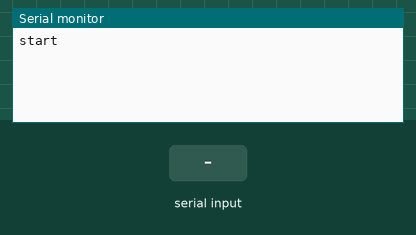
This sketch was run on a simulated Arduino Uno, built with avr-gcc and run on an emulated ATmega328P. Parts: the last lines printed to the serial monitor. Inputs (shaded band) come from the test bench.

Above: at 1.2 s.
1.3 s: "1\n" received over Serial
At 2.5 s:
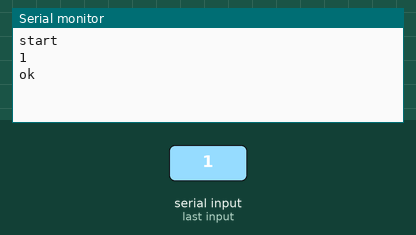
2.8 s: "0\n" received over Serial
At 3.9 s:
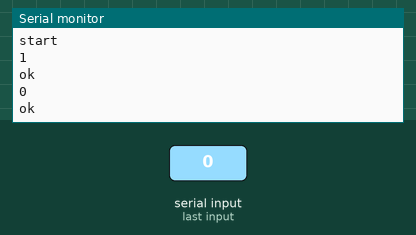

The sketch:

Pronter.ino
```cpp
char incoming_char;
char command_buffer[100]; // Buffer to store the incoming command
int buffer_index = 0;
bool command_complete = false;

void setup() {
  Serial.begin(9600); // Match this baud rate in Pronterface
  Serial.println("start"); // Send a startup message
}

void loop() {
  if (Serial.available() > 0) {
    incoming_char = Serial.read();

    if (incoming_char == '\n' || incoming_char == '\r') {
      // End of command detected
      command_buffer[buffer_index] = '\0'; // Null-terminate the string
      command_complete = true;
      buffer_index = 0; // Reset index for the next command
    } else {
      // Store the character in the buffer if there's room
      if (buffer_index < 99) {
        command_buffer[buffer_index++] = incoming_char;
      }
    }
  }

  if (command_complete) {
    // Process the command (e.g., call a G-code parser function)
    processGCode(command_buffer);
    command_complete = false;

    // Send acknowledgement back to Pronterface
    Serial.println("ok");
  }

  // Other non-blocking tasks go here (e.g., temperature checks, motor steps)
}

void processGCode(char* command) {
  Serial.println(command);
}
```

Measured:
- after the input at 1.3 s, the serial monitor: prints a new line at once (image 1)
- after the input at 2.8 s, the serial monitor: prints a new line at once (image 2)
